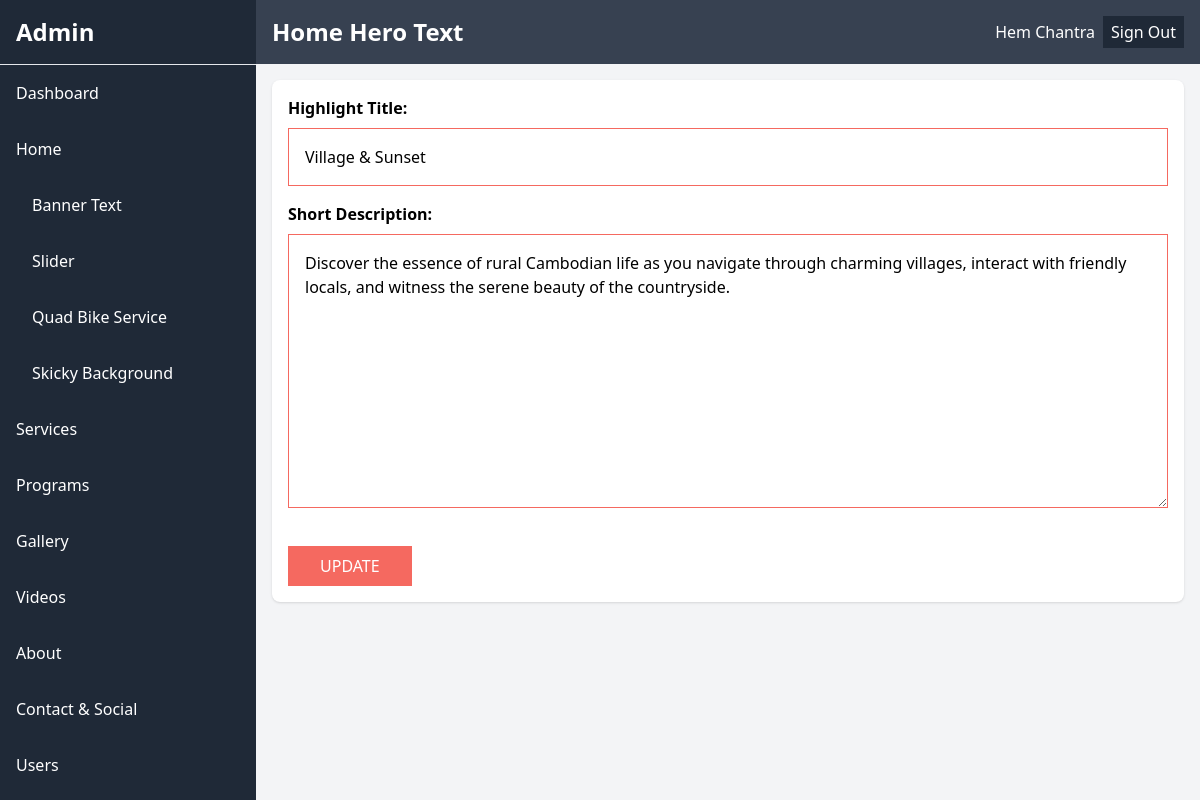
Screenshot of /backend/home_banner_text.php (signed in) with the database file from the repository.
### tables this page shows
CREATE TABLE `about` (
  `about_id` int(11) NOT NULL,
  `company_name` varchar(255) DEFAULT NULL,
  `start_year` varchar(255) DEFAULT NULL,
  `about_highlight` varchar(255) DEFAULT NULL,
  `short_description` text DEFAULT NULL,
  `about_description` text DEFAULT NULL,
  `phone_1` varchar(255) DEFAULT NULL,
  `phone_2` varchar(255) DEFAULT NULL,
  `email_address` varchar(255) DEFAULT NULL,
  `full_address` varchar(255) DEFAULT NULL,
  `telegram` varchar(255) DEFAULT NULL,
  `whatsapp` varchar(255) DEFAULT NULL,
  `wechat` varchar(255) DEFAULT NULL,
  `facebook` varchar(255) DEFAULT NULL,
  `instagram` varchar(255) DEFAULT NULL,
  `linkedin` varchar(255) DEFAULT NULL,
  `tiktok` varchar(255) DEFAULT NULL,
  `tripadvisor` varchar(255) DEFAULT NULL,
  `google` varchar(255) DEFAULT NULL,
  `about_image` varchar(255) DEFAULT NULL,
  `sticky_banner_home` varchar(255) DEFAULT NULL,
  `logo` varchar(255) DEFAULT NULL,
  `favicon` varchar(255) DEFAULT NULL,
  `sp_image` varchar(255) DEFAULT NULL,
  `sp_name` varchar(255) DEFAULT NULL,
  `sp_description` text DEFAULT NULL
);

### backend/home_banner_text.php (the view, shortened to what this page needs)
<?php
include 'header.php';
?>
</head>
<body class="bg-gray-100 font-sans leading-normal tracking-normal">
    <aside class="w-64 bg-gray-800 text-white flex-shrink-0 fixed h-screen z-50">
        <div class="p-4 text-2xl font-bold border-b">Admin</div>
        <?php include 'nav.php' ?>
    </aside>
    <div class="flex-1" style="margin-left: 256px;">
        <header class="flex items-center justify-between fixed top-0 p-4 bg-gray-700 text-white"
            style="width: calc(100% - 256px);">
            <h1 class="text-2xl font-bold">Home Hero Text</h1>
            <?php include 'sign-out.php' ?>
        </header>
        <div class="" style="height: 80px;">&nbsp;</div>
        <section class="p-4 mx-4 bg-white shadow rounded-lg">
            <form action="" method="POST" enctype="multipart/form-data">
                <?php
                $sp = "SELECT about_highlight, short_description FROM about WHERE about_id = 1";
                $result = $db->query($sp);
                $data = $result->fetch_assoc();
                $about_highlight = $data['about_highlight'];
                $short_description = $data['short_description'];
                ?>
                <div class="mb-2 font-semibold">Highlight Title:</div>
                <div class="mb-4"><input required
                        class="w-full p-4 outline-none focus:outline-none border border-[#F56960]" type="text"
                        name="about_highlight" id="about_highlight" value="<?php echo $about_highlight; ?>"></div>
                <div class="mb-2 font-semibold">Short Description:</div>
                <div class="mb-4"><textarea required
                        class="w-full p-4 outline-none focus:outline-none border border-[#F56960]"
                        name="short_description" id="short_description" cols="30"
                        rows="10"><?php echo $short_description; ?></textarea>
                </div>
                <button class="bg-[#F56960] hover:bg-[#0791BE] text-white py-2 px-8 mt-4 uppercase w-full lg:w-auto"
                    type="submit" name="save">Update</button>
            </form>
        </section>
    </div>
    <?php endif;
    include 'footer.php'; ?>

### sources/css/style-out.css (style rules this page uses)
html, :host { line-height: 1.5; -webkit-text-size-adjust: 100%; -moz-tab-size: 4; -o-tab-size: 4; tab-size: 4; font-family: ui-sans-serif, system-ui, sans-serif, "Apple Color Emoji", "Segoe UI Emoji", "Segoe UI Symbol", "Noto Color Emoji"; font-feature-settings: normal; font-variation-settings: normal; -webkit-tap-highlight-color: transparent; }
body { margin: 0; line-height: inherit; }
h1, h2, h3, h4, h5, h6 { font-size: inherit; font-weight: inherit; }
button, input, optgroup, select, textarea { font-family: inherit; font-feature-settings: inherit; font-variation-settings: inherit; font-size: 100%; font-weight: inherit; line-height: inherit; letter-spacing: inherit; color: inherit; margin: 0; padding: 0; }
button, select { text-transform: none; }
button, input:where([type='button']), input:where([type='reset']), input:where([type='submit']) { -webkit-appearance: button; background-color: transparent; background-image: none; }
blockquote, dl, dd, h1, h2, h3, h4, h5, h6, hr, figure, p, pre { margin: 0; }
textarea { resize: vertical; }
input::placeholder, textarea::placeholder { opacity: 1; color: #9ca3af; }
button, [role="button"] { cursor: pointer; }
.fixed { position: fixed; }
.top-0 { top: 0px; }
.z-50 { z-index: 50; }
.mx-4 { margin-left: 1rem; margin-right: 1rem; }
.mb-2 { margin-bottom: 0.5rem; }
.mb-4 { margin-bottom: 1rem; }
.mt-4 { margin-top: 1rem; }
.flex { display: flex; }
.h-screen { height: 100vh; }
.w-64 { width: 16rem; }
.w-full { width: 100%; }
.flex-1 { flex: 1 1 0%; }
.flex-shrink-0 { flex-shrink: 0; }
.items-center { align-items: center; }
.justify-between { justify-content: space-between; }
.rounded-lg { border-radius: 0.5rem; }
.border { border-width: 1px; }
.border-b { border-bottom-width: 1px; }
.border-\[\#F56960\] { --tw-border-opacity: 1; border-color: rgb(245 105 96 / var(--tw-border-opacity)); }
.bg-\[\#F56960\] { --tw-bg-opacity: 1; background-color: rgb(245 105 96 / var(--tw-bg-opacity)); }
.bg-gray-100 { --tw-bg-opacity: 1; background-color: rgb(243 244 246 / var(--tw-bg-opacity)); }
.bg-gray-700 { --tw-bg-opacity: 1; background-color: rgb(55 65 81 / var(--tw-bg-opacity)); }
.bg-gray-800 { --tw-bg-opacity: 1; background-color: rgb(31 41 55 / var(--tw-bg-opacity)); }
.bg-white { --tw-bg-opacity: 1; background-color: rgb(255 255 255 / var(--tw-bg-opacity)); }
.p-4 { padding: 1rem; }
.px-8 { padding-left: 2rem; padding-right: 2rem; }
.py-2 { padding-top: 0.5rem; padding-bottom: 0.5rem; }
.font-sans { font-family: ui-sans-serif, system-ui, sans-serif, "Apple Color Emoji", "Segoe UI Emoji", "Segoe UI Symbol", "Noto Color Emoji"; }
.text-2xl { font-size: 1.5rem; line-height: 2rem; }
.font-bold { font-weight: 700; }
.font-semibold { font-weight: 600; }
.uppercase { text-transform: uppercase; }
.leading-normal { line-height: 1.5; }
.tracking-normal { letter-spacing: 0em; }
.text-white { --tw-text-opacity: 1; color: rgb(255 255 255 / var(--tw-text-opacity)); }
.shadow { --tw-shadow: 0 1px 3px 0 rgb(0 0 0 / 0.1), 0 1px 2px -1px rgb(0 0 0 / 0.1); --tw-shadow-colored: 0 1px 3px 0 var(--tw-shadow-color), 0 1px 2px -1px var(--tw-shadow-color); box-shadow: var(--tw-ring-offset-shadow, 0 0 #0000), var(--tw-ring-shadow, 0 0 #0000), var(--tw-shadow); }
.outline-none { outline: 2px solid transparent; outline-offset: 2px; }
@media (min-width: 1024px) { .lg\:w-auto { width: auto; } }

### sources/css/front-custom.css (style rules this page uses)
html, body { padding: 0; margin: 0; }

### rows the page displays
about: about_highlight "Village & Sunset", short_description "Discover the essence of rural Cambodian life as you navigate through charming villages, interact with friendly locals, and witness the serene beauty of the countryside."

### other values shown
$_SESSION['user_fullname'] "Hem Chantra"
